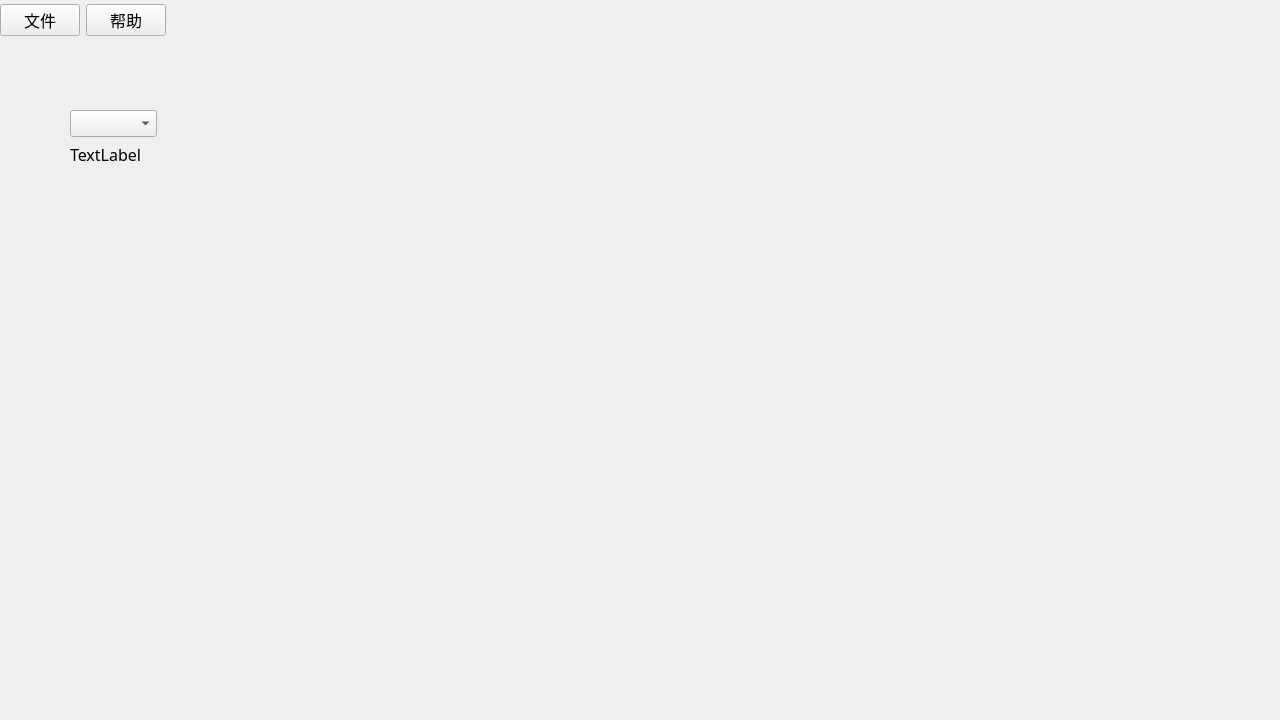
<?xml version="1.0" encoding="UTF-8"?>
<ui version="4.0">
 <class>Form</class>
 <widget class="QWidget" name="Form">
  <property name="geometry">
   <rect>
    <x>0</x>
    <y>0</y>
    <width>1280</width>
    <height>720</height>
   </rect>
  </property>
  <property name="font">
   <font>
    <family>黑体</family>
    <pointsize>12</pointsize>
   </font>
  </property>
  <property name="windowTitle">
   <string>Form</string>
  </property>
  <property name="styleSheet">
   <string notr="true">QWidget#Form {
    background-image: url(:/img/img/BG.jpg);
}
</string>
  </property>
  <widget class="QWidget" name="Menu" native="true">
   <property name="geometry">
    <rect>
     <x>0</x>
     <y>0</y>
     <width>1280</width>
     <height>40</height>
    </rect>
   </property>
   <property name="sizePolicy">
    <sizepolicy hsizetype="Preferred" vsizetype="Preferred">
     <horstretch>0</horstretch>
     <verstretch>0</verstretch>
    </sizepolicy>
   </property>
   <property name="maximumSize">
    <size>
     <width>2560</width>
     <height>1800</height>
    </size>
   </property>
   <layout class="QHBoxLayout" name="horizontalLayout">
    <item>
     <widget class="QPushButton" name="Menu_File">
      <property name="text">
       <string>文件</string>
      </property>
     </widget>
    </item>
    <item>
     <widget class="QPushButton" name="Menu_Help">
      <property name="text">
       <string>帮助</string>
      </property>
     </widget>
    </item>
    <item>
     <spacer name="Menu_Spacer">
      <property name="orientation">
       <enum>Qt::Horizontal</enum>
      </property>
      <property name="sizeHint" stdset="0">
       <size>
        <width>40</width>
        <height>20</height>
       </size>
      </property>
     </spacer>
    </item>
   </layout>
  </widget>
  <widget class="QWidget" name="widget" native="true">
   <property name="geometry">
    <rect>
     <x>70</x>
     <y>110</y>
     <width>87</width>
     <height>56</height>
    </rect>
   </property>
   <layout class="QVBoxLayout" name="verticalLayout">
    <item>
     <widget class="QComboBox" name="comboBox"/>
    </item>
    <item>
     <widget class="QLabel" name="label">
      <property name="text">
       <string>TextLabel</string>
      </property>
     </widget>
    </item>
   </layout>
  </widget>
 </widget>
 <resources>
  <include location="img_rcc.qrc"/>
 </resources>
 <connections/>
</ui>
